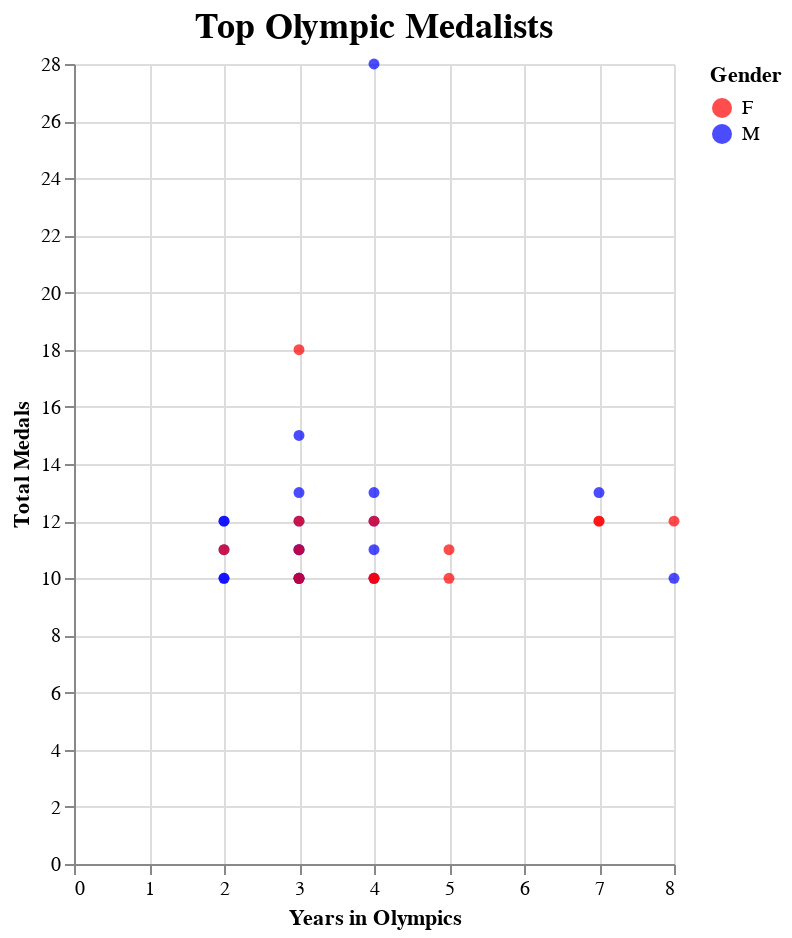

Write a Vega-Lite specification for this figure.
### Vega-Lite specification from a JSON file in a GitHub repository (floating-point values rounded to 4 significant figures)
{"$schema": "https://vega.github.io/schema/vega-lite/v5.json", "title": {"text": "Top Olympic Medalists", "fontSize": 18}, "width": 300, "height": 400, "data": {"values": [{"Name": "Michael Phelps", "Gender": "M", "Total Medals": 28, "Years": 4, "Gold Medals": 23, "Silver Medals": 3, "Bronze Medals": 2}, {"Name": "Larisa Latynina", "Gender": "F", "Total Medals": 18, "Years": 3, "Gold Medals": 9, "Silver Medals": 5, "Bronze Medals": 4}, {"Name": "Nikolai Andrianov", "Gender": "M", "Total Medals": 15, "Years": 3, "Gold Medals": 7, "Silver Medals": 5, "Bronze Medals": 3}, {"Name": "Boris Shakhlin", "Gender": "M", "Total Medals": 13, "Years": 3, "Gold Medals": 7, "Silver Medals": 4, "Bronze Medals": 2}, {"Name": "Edoardo Mangiarotti", "Gender": "M", "Total Medals": 13, "Years": 7, "Gold Medals": 6, "Silver Medals": 5, "Bronze Medals": 2}, {"Name": "Takashi Ono", "Gender": "M", "Total Medals": 13, "Years": 4, "Gold Medals": 5, "Silver Medals": 4, "Bronze Medals": 4}, {"Name": "Paavo Nurmi", "Gender": "M", "Total Medals": 12, "Years": 3, "Gold Medals": 9, "Silver Medals": 3, "Bronze Medals": 0}, {"Name": "Birgit Fischer", "Gender": "F", "Total Medals": 12, "Years": 7, "Gold Medals": 8, "Silver Medals": 4, "Bronze Medals": 0}, {"Name": "Sawao Katō", "Gender": "M", "Total Medals": 12, "Years": 2, "Gold Medals": 8, "Silver Medals": 3, "Bronze Medals": 1}, {"Name": "Jenny Thompson", "Gender": "F", "Total Medals": 12, "Years": 3, "Gold Medals": 8, "Silver Medals": 3, "Bronze Medals": 1}, {"Name": "Isabell Werth", "Gender": "F", "Total Medals": 12, "Years": 8, "Gold Medals": 7, "Silver Medals": 5, "Bronze Medals": 0}, {"Name": "Ryan Lochte", "Gender": "M", "Total Medals": 12, "Years": 4, "Gold Medals": 6, "Silver Medals": 3, "Bronze Medals": 3}, {"Name": "Dara Torres", "Gender": "F", "Total Medals": 12, "Years": 7, "Gold Medals": 4, "Silver Medals": 4, "Bronze Medals": 4}, {"Name": "Alexei Nemov", "Gender": "M", "Total Medals": 12, "Years": 2, "Gold Medals": 4, "Silver Medals": 2, "Bronze Medals": 6}, {"Name": "Natalie Coughlin", "Gender": "F", "Total Medals": 12, "Years": 4, "Gold Medals": 3, "Silver Medals": 4, "Bronze Medals": 5}, {"Name": "Mark Spitz", "Gender": "M", "Total Medals": 11, "Years": 3, "Gold Medals": 9, "Silver Medals": 1, "Bronze Medals": 1}, {"Name": "Matt Biondi", "Gender": "M", "Total Medals": 11, "Years": 3, "Gold Medals": 8, "Silver Medals": 2, "Bronze Medals": 1}, {"Name": "Věra Čáslavská", "Gender": "F", "Total Medals": 11, "Years": 3, "Gold Medals": 7, "Silver Medals": 4, "Bronze Medals": 0}, {"Name": "Viktor Chukarin", "Gender": "M", "Total Medals": 11, "Years": 2, "Gold Medals": 7, "Silver Medals": 3, "Bronze Medals": 1}, {"Name": "Allyson Felix", "Gender": "F", "Total Medals": 11, "Years": 5, "Gold Medals": 7, "Silver Medals": 3, "Bronze Medals": 1}, {"Name": "Carl Osburn", "Gender": "M", "Total Medals": 11, "Years": 4, "Gold Medals": 5, "Silver Medals": 4, "Bronze Medals": 2}, {"Name": "Emma McKeon", "Gender": "F", "Total Medals": 11, "Years": 2, "Gold Medals": 5, "Silver Medals": 2, "Bronze Medals": 4}, {"Name": "Carl Lewis", "Gender": "M", "Total Medals": 10, "Years": 4, "Gold Medals": 9, "Silver Medals": 1, "Bronze Medals": 0}, {"Name": "Katie Ledecky", "Gender": "F", "Total Medals": 10, "Years": 3, "Gold Medals": 7, "Silver Medals": 3, "Bronze Medals": 0}, {"Name": "Aladár Gerevich", "Gender": "M", "Total Medals": 10, "Years": 8, "Gold Medals": 7, "Silver Medals": 1, "Bronze Medals": 2}, {"Name": "Akinori Nakayama", "Gender": "M", "Total Medals": 10, "Years": 3, "Gold Medals": 6, "Silver Medals": 2, "Bronze Medals": 2}, {"Name": "Vitaly Scherbo", "Gender": "M", "Total Medals": 10, "Years": 2, "Gold Medals": 6, "Silver Medals": 0, "Bronze Medals": 4}, {"Name": "Ágnes Keleti", "Gender": "F", "Total Medals": 10, "Years": 5, "Gold Medals": 3, "Silver Medals": 2, "Bronze Medals": 0}, {"Name": "Gary Hall Jr.", "Gender": "M", "Total Medals": 10, "Years": 3, "Gold Medals": 5, "Silver Medals": 3, "Bronze Medals": 2}, {"Name": "Polina Astakhova", "Gender": "F", "Total Medals": 10, "Years": 3, "Gold Medals": 5, "Silver Medals": 2, "Bronze Medals": 3}, {"Name": "Allison Schmitt", "Gender": "F", "Total Medals": 10, "Years": 4, "Gold Medals": 4, "Silver Medals": 3, "Bronze Medals": 3}, {"Name": "Alexander Dityatin", "Gender": "M", "Total Medals": 10, "Years": 2, "Gold Medals": 3, "Silver Medals": 6, "Bronze Medals": 1}, {"Name": "Franziska van Almsick", "Gender": "F", "Total Medals": 10, "Years": 4, "Gold Medals": 0, "Silver Medals": 4, "Bronze Medals": 6}]}, "config": {"view": {"stroke": "transparent"}}, "mark": {"type": "circle", "filled": true}, "encoding": {"x": {"field": "Years", "type": "quantitative", "title": "Years in Olympics"}, "y": {"field": "Total Medals", "type": "quantitative", "title": "Total Medals"}, "color": {"field": "Gender", "type": "nominal", "scale": {"range": ["red", "blue"]}, "title": "Gender"}, "tooltip": [{"field": "Name", "type": "nominal", "title": "Name"}, {"field": "Gold Medals", "type": "quantitative", "title": "Gold Medals"}, {"field": "Silver Medals", "type": "quantitative", "title": "Silver Medals"}, {"field": "Bronze Medals", "type": "quantitative", "title": "Bronze Medals"}]}}
